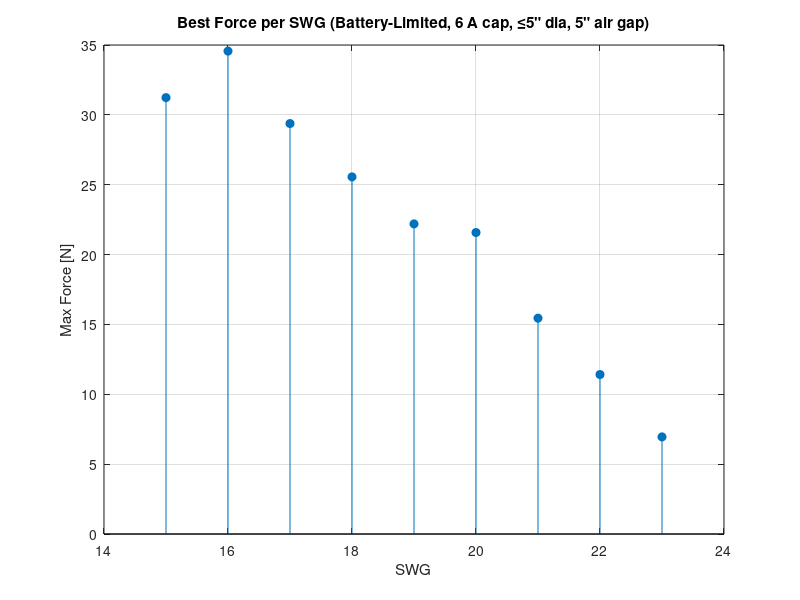

Recreate this plot in MATLAB.
% swg_best_wire_for_force_batteryLimited.m
% Finds best SWG and core geometry for max force with:
%   - 12 VDC 185 Ah battery (Vbat hard limit)
%   - 6 A wire safety limit
%   - 2.16 T saturation limit
%   - 5" air gap
%   - Max electromagnet diameter = 5"

clear; clc;

%% Constants
mu0   = 4*pi*1e-7;        % H/m
mu_r  = 4000;             % soft iron
B_sat = 2.16;             % Tesla
rho_cu = 1.68e-8;         % ohm*m (copper resistivity)
I_cap = 6.0;              % A (wire heating limit)
Vbat  = 12.0;             % V (battery)
g_in  = 5;                % in (air gap)
g     = g_in * 0.0254;    % m

% Core dimension constraints
r_core_min_in = 0.25;     % in
r_core_max_in = 2.5;      % in (diameter ≤ 5 in)
h_coil_min_in = 0.25;     % in
h_coil_max_in = 1.00;     % in
n_r = 60; n_h = 40;
r_core_list = linspace(r_core_min_in, r_core_max_in, n_r) * 0.0254;
h_coil_list = linspace(h_coil_min_in, h_coil_max_in, n_h) * 0.0254;

% SWG table (SWG, diameter mm)
swg_data = [ ...
  15, 1.83;
  16, 1.63;
  17, 1.42;
  18, 1.22;
  19, 1.02;
  20, 0.914;
  21, 0.813;
  22, 0.711;
  23, 0.610];

%% Tracking
best_overall.F = -Inf;
results = [];

for k = 1:size(swg_data,1)
    SWG = swg_data(k,1);
    wire_mm = swg_data(k,2);
    wire_d  = wire_mm/1000;            % m
    A_cu = pi*(wire_d/2)^2;           % copper cross-section

    best.F = -Inf;

    for ir = 1:length(r_core_list)
        r_core = r_core_list(ir);
        for ih = 1:length(h_coil_list)
            h_coil = h_coil_list(ih);

            % Fit layers and turns
            radial_layers    = floor((r_core) / wire_d);
            turns_per_layer  = floor(h_coil / wire_d);
            if radial_layers < 1 || turns_per_layer < 1
                continue;
            end
            N = radial_layers * turns_per_layer;

            % Mean turn length
            L_total = 0;
            for L = 1:radial_layers
                r_layer = r_core + (L - 0.5) * wire_d;
                L_total = L_total + 2*pi*r_layer * turns_per_layer;
            end

            % Coil resistance
            Rcoil = rho_cu * L_total / A_cu;

            % Max current from battery
            I_volt = Vbat / Rcoil;

            % Saturation limit
            A_core = pi * r_core^2;
            A_eff  = pi * (r_core + g)^2;   % fringing approximation
            l_core = h_coil;                % path length through core
            I_sat = B_sat * (g + l_core/mu_r) * A_core / (mu0 * N * A_eff);

            % Effective current
            I_eff = min([I_cap, I_volt, I_sat]);

            % Magnetic field in gap
            B_gap = mu0 * N * I_eff / (g + l_core/mu_r);

            % Force from Maxwell stress
            F = (B_gap^2 * A_eff) / (2*mu0);

            % Track best for this SWG
            if F > best.F
                best.F = F;
                best.SWG = SWG;
                best.wire_d = wire_d;
                best.r_core = r_core;
                best.h_coil = h_coil;
                best.N = N;
                best.layers = radial_layers;
                best.turns_per_layer = turns_per_layer;
                best.L_total = L_total;
                best.Rcoil = Rcoil;
                best.I_eff = I_eff;
                best.V_required = I_eff * Rcoil;
                best.B_gap = B_gap;
            end
        end
    end

    results = [results; best]; %#ok<AGROW>

    if best.F > best_overall.F
        best_overall = best;
    end
end

%% Print results
fprintf('\n=== Best per SWG (Battery-limited, 6 A cap, 5" gap, ≤5" dia) ===\n');
for i=1:numel(results)
    r = results(i);
    fprintf('SWG %2d: F = %.2f N | r_core = %.3f in | h_coil = %.3f in | N=%d | I_eff=%.2f A | Vreq=%.1f V\n', ...
        r.SWG, r.F, r.r_core/0.0254, r.h_coil/0.0254, r.N, r.I_eff, r.V_required);
end

fprintf('\n--- Best overall ---\n');
r = best_overall;
fprintf('SWG %2d | Force = %.2f N (%.2f kgf)\n', r.SWG, r.F, r.F/9.81);
fprintf('Core radius = %.3f in (diameter %.3f in)\n', r.r_core/0.0254, 2*r.r_core/0.0254);
fprintf('Coil height = %.3f in\n', r.h_coil/0.0254);
fprintf('Turns N = %d (layers=%d, turns/layer=%d)\n', r.N, r.layers, r.turns_per_layer);
fprintf('I_eff = %.2f A; V_required = %.1f V; R_coil = %.2f ohm\n', r.I_eff, r.V_required, r.Rcoil);
fprintf('B_gap = %.3f T\n', r.B_gap);

%% Visualize
SWGs = arrayfun(@(x)x.SWG, results);
Forces = arrayfun(@(x)x.F, results);
figure; stem(SWGs, Forces, 'filled');
xlabel('SWG'); ylabel('Max Force [N]');
title('Best Force per SWG (Battery-Limited, 6 A cap, ≤5" dia, 5" air gap)');
grid on;
